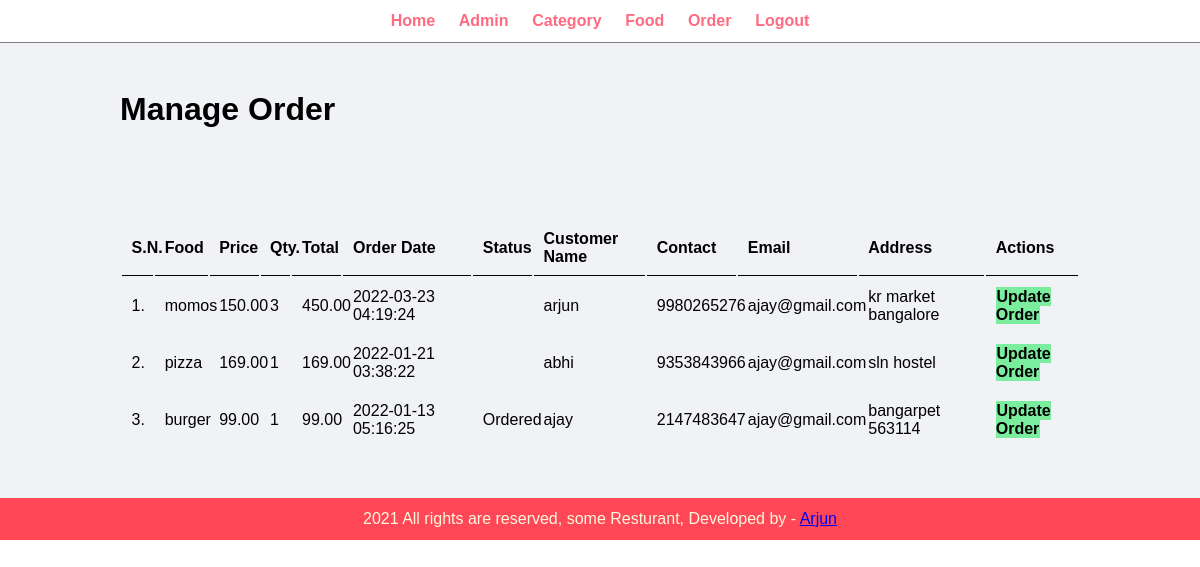
Page /admin/manage-order.php (signed in) on the committed database.
### tables this page shows
CREATE TABLE `tbl_order` (
  `id` int(10) UNSIGNED NOT NULL,
  `food` varchar(150) NOT NULL,
  `price` decimal(10,2) NOT NULL,
  `qty` int(11) NOT NULL,
  `total` decimal(10,2) NOT NULL,
  `order_date` datetime NOT NULL,
  `status` varchar(50) NOT NULL,
  `customer_name` varchar(100) NOT NULL,
  `customer_contact` bigint(50) NOT NULL,
  `customer_email` varchar(100) NOT NULL,
  `customer_address` varchar(255) NOT NULL
);

### admin/manage-order.php (the view, shortened to what this page needs)
<?php include('partials/menu.php'); ?>
<div class="main-content">
    <div class="wrapper">
        <h1>Manage Order</h1>
                <br /><br /><br />
                <br><br>
                <table class="tbl-full">
                    <tr>
                        <th>S.N.</th>
                        <th>Food</th>
                        <th>Price</th>
                        <th>Qty.</th>
                        <th>Total</th>
                        <th>Order Date</th>
                        <th>Status</th>
                        <th>Customer Name</th>
                        <th>Contact</th>
                        <th>Email</th>
                        <th>Address</th>
                        <th>Actions</th>
                    </tr>
                    <?php
                        $sql = "SELECT * FROM tbl_order ORDER BY id DESC";
                        $res = mysqli_query($conn, $sql);
                        $count = mysqli_num_rows($res);
                        $sn = 1;
                        if($count>0)
                        {
                            while($row=mysqli_fetch_assoc($res))
                            {
                                $id = $row['id'];
                                $food = $row['food'];
                                $price = $row['price'];
                                $qty = $row['qty'];
                                $total = $row['total'];
                                $order_date = $row['order_date'];
                                $status = $row['status'];
                                $customer_name = $row['customer_name'];
                                $customer_contact = $row['customer_contact'];
                                $customer_email = $row['customer_email'];
                                $customer_address = $row['customer_address'];
                                ?>
                                    <tr>
                                        <td><?php echo $sn++; ?>. </td>
                                        <td><?php echo $food; ?></td>
                                        <td><?php echo $price; ?></td>
                                        <td><?php echo $qty; ?></td>
                                        <td><?php echo $total; ?></td>
                                        <td><?php echo $order_date; ?></td>
                                        <td>
                                            <?php
                                                if($status=="Ordered")
                                                {
                                                    echo "<label>$status</label>";
                                                }
                                                elseif($status=="On Delivery")
                                                {
                                                    echo "<label style='color: orange;'>$status</label>";
                                                }
                                                elseif($status=="Delivered")
                                                {
                                                    echo "<label style='color: green;'>$status</label>";
                                                }
                                                elseif($status=="Cancelled")
                                                {
                                                    echo "<label style='color: red;'>$status</label>";
                                                }
                                            ?>
                                        </td>
                                        <td><?php echo $customer_name; ?></td>
                                        <td><?php echo $customer_contact; ?></td>
                                        <td><?php echo $customer_email; ?></td>
                                        <td><?php echo $customer_address; ?></td>
                                        <td>
                                            <a href="<?php echo SITEURL; ?>admin/update-order.php?id=<?php echo $id; ?>" class="btn-secondary">Update Order</a>
                                        </td>
                                    </tr>
                                <?php
                            }
                        }
                        else
                        {
                            echo "<tr><td colspan='12' class='error'>Orders not Available</td></tr>";
                        }
                    ?>
                </table>
    </div>
</div>
<?php include('partials/footer.php'); ?>

### css/admin1.css (style rules this page uses)
* { margin: 0; padding: 0; font-family: Arial, Helvetica, sans-serif; }
.wrapper { padding: 1%; width: 80%; margin: 0 auto; }
.tbl-full { width: 100%; }
table tr th { border-bottom: 1px solid black; padding: 1%; text-align: left; }
table tr td { padding: 1%; }
.btn-secondary { background-color: #7bed9f; padding: 1%; color: black; text-decoration: none; font-weight: bold; }
.main-content { background-color: #f1f2f6; padding: 3% 0; }

### rows in the picture
tbl_order: food "momos", price "150.00", qty "3", total "450.00", order_date "2022-03-23 04:19:24", customer_name "arjun", customer_contact "9980265276", customer_email "ajay@gmail.com", customer_address "kr market bangalore"
tbl_order: food "pizza", price "169.00", qty "1", total "169.00", order_date "2022-01-21 03:38:22", customer_name "abhi", customer_contact "9353843966", customer_email "ajay@gmail.com", customer_address "sln hostel"
tbl_order: food "burger", price "99.00", qty "1", total "99.00", order_date "2022-01-13 05:16:25", status "Ordered", customer_name "ajay", customer_contact "2147483647", customer_email "ajay@gmail.com", customer_address "bangarpet 563114"
